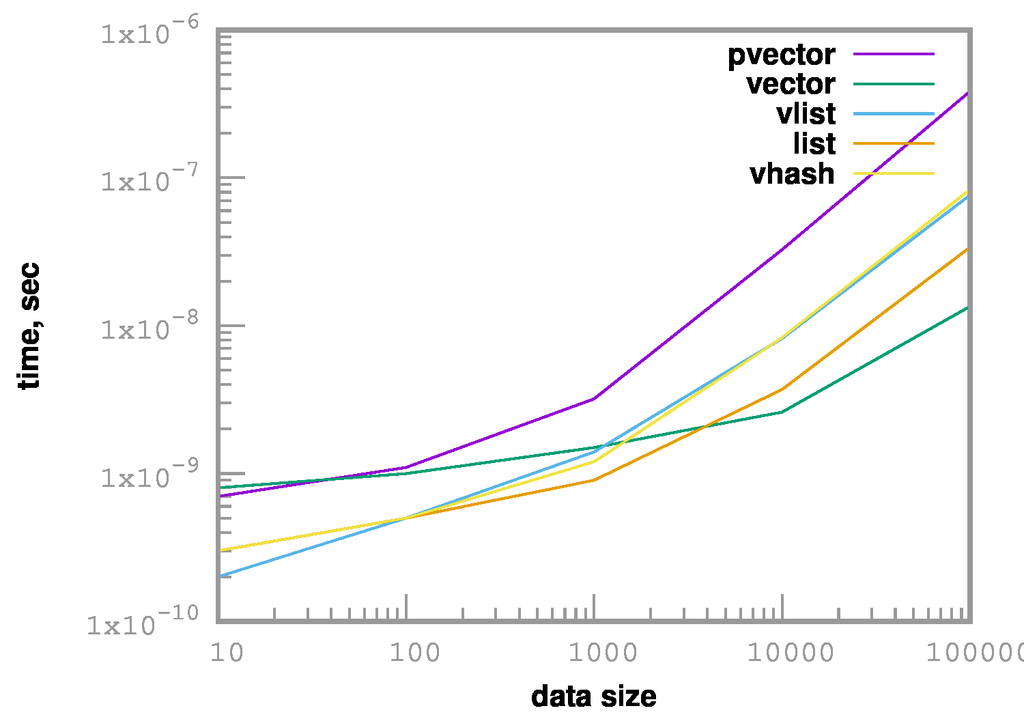

This chart was generated by the following gnuplot code:
set terminal postscript eps enhanced color font "32.0" fontscale 1.5
set border lc "#00999999" lw 0.25
set border 31 lw 3.0
set tics scale 3.0
set xlabel '{/:Bold data size}'
set ylabel '{/:Bold time, sec}'
set style data lines
set logscale x 10
set logscale y 10
set output "maps.eps"
plot "maps.data" using 1:2 lw 3 title "{/:Bold pvector}",\
     '' using 1:3 lw 3 title "{/:Bold vector}",\
     '' using 1:4 lw 3 title "{/:Bold vlist}",\
     '' using 1:5 lw 3 title "{/:Bold list}",\
     '' using 1:6 lw 3 title "{/:Bold vhash}"
